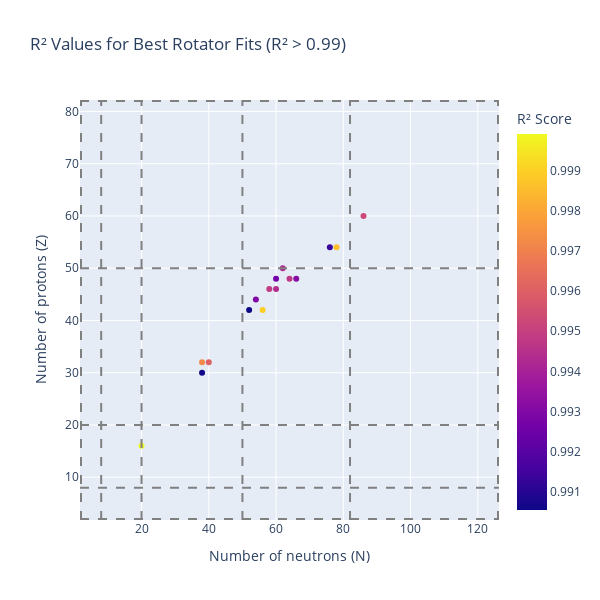

This figure's notebook cell:
### Code cell
fig = px.scatter(get_best_r2(rotators, 0.99).reset_index(), 
          x='n',
          y='z', 
          color='r2',
          title='R² Values for Best Rotator Fits (R² > 0.99)',
          labels={'z': 'Number of protons (Z)', 'n': 'Number of neutrons (N)', 'r2': 'R² Score'},
        #   color_continuous_scale=[(0,'#0d0887'), (0.8,'#cc4778'), (1,'#f0f921')],
          color_continuous_scale='plasma',
          height=600,
          width=600)

magic_numbers_n = [2, 8, 20, 50, 82, 126]
magic_numbers_z = [2, 8, 20, 50, 82]

for i, m in enumerate(magic_numbers_n):
    fig.add_vline(x=m, line_dash="dash", line_color="gray", name="Magic numbers" if i==0 else None)

for i, m in enumerate(magic_numbers_z):
    fig.add_hline(y=m, line_dash="dash", line_color="gray")

fig.show()

### Figure 1 — Plotly figure (JSON) as saved in the notebook; plotly's stock layout.template omitted (floating-point values rounded to 4 significant figures)
{"data": [{"hovertemplate": "Number of neutrons (N)=%{x}<br>Number of protons (Z)=%{y}<br>R² Score=%{marker.color}<extra></extra>", "legendgroup": "", "marker": {"color": [0.9999, 0.9906, 0.9973, 0.9961, 0.9905, 0.999, 0.9929, 0.9948, 0.9944, 0.9926, 0.9948, 0.9932, 0.9942, 0.9913, 0.9986, 0.9953], "coloraxis": "coloraxis", "symbol": "circle"}, "mode": "markers", "name": "", "orientation": "v", "showlegend": false, "type": "scatter", "x": [20, 38, 38, 40, 52, 56, 54, 58, 60, 60, 64, 66, 62, 76, 78, 86], "xaxis": "x", "y": [16, 30, 32, 32, 42, 42, 44, 46, 46, 48, 48, 48, 50, 54, 54, 60], "yaxis": "y"}], "layout": {"coloraxis": {"colorbar": {"title": {"text": "R² Score"}}, "colorscale": [[0, "#0d0887"], [0.1111, "#46039f"], [0.2222, "#7201a8"], [0.3333, "#9c179e"], [0.4444, "#bd3786"], [0.5556, "#d8576b"], [0.6667, "#ed7953"], [0.7778, "#fb9f3a"], [0.8889, "#fdca26"], [1, "#f0f921"]]}, "height": 600, "legend": {"tracegroupgap": 0}, "shapes": [{"line": {"color": "gray", "dash": "dash"}, "name": "Magic numbers", "type": "line", "x0": 2, "x1": 2, "xref": "x", "y0": 0, "y1": 1, "yref": "y domain"}, {"line": {"color": "gray", "dash": "dash"}, "type": "line", "x0": 8, "x1": 8, "xref": "x", "y0": 0, "y1": 1, "yref": "y domain"}, {"line": {"color": "gray", "dash": "dash"}, "type": "line", "x0": 20, "x1": 20, "xref": "x", "y0": 0, "y1": 1, "yref": "y domain"}, {"line": {"color": "gray", "dash": "dash"}, "type": "line", "x0": 50, "x1": 50, "xref": "x", "y0": 0, "y1": 1, "yref": "y domain"}, {"line": {"color": "gray", "dash": "dash"}, "type": "line", "x0": 82, "x1": 82, "xref": "x", "y0": 0, "y1": 1, "yref": "y domain"}, {"line": {"color": "gray", "dash": "dash"}, "type": "line", "x0": 126, "x1": 126, "xref": "x", "y0": 0, "y1": 1, "yref": "y domain"}, {"line": {"color": "gray", "dash": "dash"}, "type": "line", "x0": 0, "x1": 1, "xref": "x domain", "y0": 2, "y1": 2, "yref": "y"}, {"line": {"color": "gray", "dash": "dash"}, "type": "line", "x0": 0, "x1": 1, "xref": "x domain", "y0": 8, "y1": 8, "yref": "y"}, {"line": {"color": "gray", "dash": "dash"}, "type": "line", "x0": 0, "x1": 1, "xref": "x domain", "y0": 20, "y1": 20, "yref": "y"}, {"line": {"color": "gray", "dash": "dash"}, "type": "line", "x0": 0, "x1": 1, "xref": "x domain", "y0": 50, "y1": 50, "yref": "y"}, {"line": {"color": "gray", "dash": "dash"}, "type": "line", "x0": 0, "x1": 1, "xref": "x domain", "y0": 82, "y1": 82, "yref": "y"}], "title": {"text": "R² Values for Best Rotator Fits (R² > 0.99)"}, "width": 600, "xaxis": {"anchor": "y", "domain": [0, 1], "title": {"text": "Number of neutrons (N)"}}, "yaxis": {"anchor": "x", "domain": [0, 1], "title": {"text": "Number of protons (Z)"}}}}
